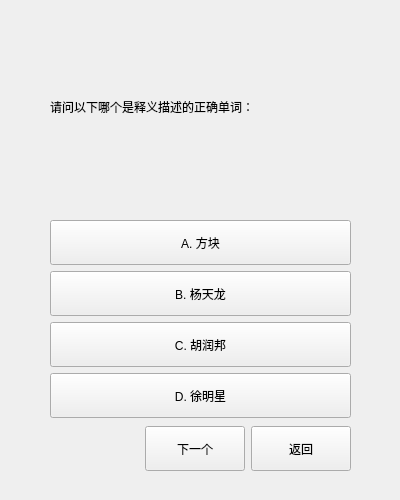
<?xml version="1.0" encoding="UTF-8"?>
<ui version="4.0">
 <class>MemoryUi</class>
 <widget class="QWidget" name="MemoryUi">
  <property name="geometry">
   <rect>
    <x>0</x>
    <y>0</y>
    <width>400</width>
    <height>500</height>
   </rect>
  </property>
  <property name="windowTitle">
   <string>Form</string>
  </property>
  <widget class="QWidget" name="layoutWidget">
   <property name="geometry">
    <rect>
     <x>50</x>
     <y>0</y>
     <width>301</width>
     <height>476</height>
    </rect>
   </property>
   <layout class="QVBoxLayout" name="verticalLayout_2">
    <item>
     <widget class="QLabel" name="question">
      <property name="minimumSize">
       <size>
        <width>0</width>
        <height>210</height>
       </size>
      </property>
      <property name="maximumSize">
       <size>
        <width>16777215</width>
        <height>210</height>
       </size>
      </property>
      <property name="text">
       <string>请问以下哪个是释义描述的正确单词：</string>
      </property>
     </widget>
    </item>
    <item>
     <layout class="QVBoxLayout" name="verticalLayout">
      <item>
       <widget class="QPushButton" name="A">
        <property name="minimumSize">
         <size>
          <width>0</width>
          <height>45</height>
         </size>
        </property>
        <property name="maximumSize">
         <size>
          <width>16777215</width>
          <height>45</height>
         </size>
        </property>
        <property name="text">
         <string>A. 方块</string>
        </property>
       </widget>
      </item>
      <item>
       <widget class="QPushButton" name="B">
        <property name="minimumSize">
         <size>
          <width>0</width>
          <height>45</height>
         </size>
        </property>
        <property name="maximumSize">
         <size>
          <width>16777215</width>
          <height>45</height>
         </size>
        </property>
        <property name="text">
         <string>B. 杨天龙</string>
        </property>
       </widget>
      </item>
      <item>
       <widget class="QPushButton" name="C">
        <property name="minimumSize">
         <size>
          <width>0</width>
          <height>45</height>
         </size>
        </property>
        <property name="maximumSize">
         <size>
          <width>16777215</width>
          <height>45</height>
         </size>
        </property>
        <property name="text">
         <string>C. 胡润邦</string>
        </property>
       </widget>
      </item>
      <item>
       <widget class="QPushButton" name="D">
        <property name="minimumSize">
         <size>
          <width>0</width>
          <height>45</height>
         </size>
        </property>
        <property name="maximumSize">
         <size>
          <width>16777215</width>
          <height>45</height>
         </size>
        </property>
        <property name="text">
         <string>D. 徐明星</string>
        </property>
       </widget>
      </item>
     </layout>
    </item>
    <item>
     <layout class="QHBoxLayout" name="horizontalLayout">
      <item>
       <spacer name="horizontalSpacer">
        <property name="orientation">
         <enum>Qt::Horizontal</enum>
        </property>
        <property name="sizeHint" stdset="0">
         <size>
          <width>40</width>
          <height>20</height>
         </size>
        </property>
       </spacer>
      </item>
      <item>
       <widget class="QPushButton" name="next">
        <property name="minimumSize">
         <size>
          <width>100</width>
          <height>45</height>
         </size>
        </property>
        <property name="maximumSize">
         <size>
          <width>100</width>
          <height>45</height>
         </size>
        </property>
        <property name="text">
         <string>下一个</string>
        </property>
       </widget>
      </item>
      <item>
       <widget class="QPushButton" name="back">
        <property name="minimumSize">
         <size>
          <width>100</width>
          <height>45</height>
         </size>
        </property>
        <property name="maximumSize">
         <size>
          <width>100</width>
          <height>45</height>
         </size>
        </property>
        <property name="text">
         <string>返回</string>
        </property>
       </widget>
      </item>
     </layout>
    </item>
   </layout>
  </widget>
  <widget class="QWidget" name="t0" native="true">
   <property name="geometry">
    <rect>
     <x>360</x>
     <y>220</y>
     <width>31</width>
     <height>31</height>
    </rect>
   </property>
  </widget>
  <widget class="QWidget" name="t1" native="true">
   <property name="geometry">
    <rect>
     <x>360</x>
     <y>270</y>
     <width>31</width>
     <height>31</height>
    </rect>
   </property>
  </widget>
  <widget class="QWidget" name="t2" native="true">
   <property name="geometry">
    <rect>
     <x>360</x>
     <y>320</y>
     <width>31</width>
     <height>31</height>
    </rect>
   </property>
  </widget>
  <widget class="QWidget" name="t3" native="true">
   <property name="geometry">
    <rect>
     <x>360</x>
     <y>360</y>
     <width>31</width>
     <height>31</height>
    </rect>
   </property>
  </widget>
  <widget class="QWidget" name="f1" native="true">
   <property name="geometry">
    <rect>
     <x>360</x>
     <y>270</y>
     <width>31</width>
     <height>31</height>
    </rect>
   </property>
  </widget>
  <widget class="QWidget" name="f2" native="true">
   <property name="geometry">
    <rect>
     <x>360</x>
     <y>320</y>
     <width>31</width>
     <height>31</height>
    </rect>
   </property>
  </widget>
  <widget class="QWidget" name="f3" native="true">
   <property name="geometry">
    <rect>
     <x>360</x>
     <y>360</y>
     <width>31</width>
     <height>31</height>
    </rect>
   </property>
  </widget>
  <widget class="QWidget" name="f0" native="true">
   <property name="geometry">
    <rect>
     <x>360</x>
     <y>220</y>
     <width>31</width>
     <height>31</height>
    </rect>
   </property>
  </widget>
 </widget>
 <resources/>
 <connections/>
</ui>
